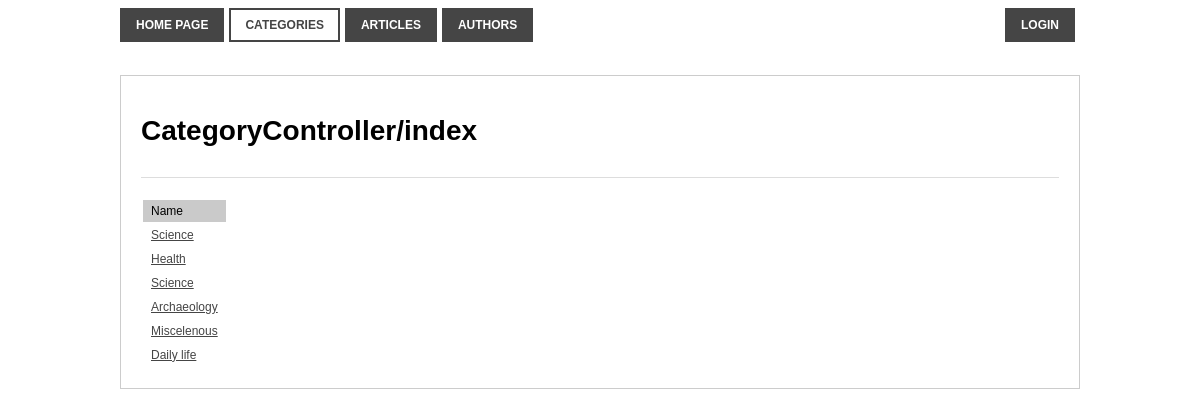
The page /category/index on the database its author committed.
### tables this page shows
CREATE TABLE `categories` (
  `category_id` int(11) UNSIGNED NOT NULL,
  `category_name` text NOT NULL
);

### application/core/View.php (called while the page is built, shortened)
<?php
class View
{
    public function render($filename, $data = null)
    {
        require Config::get('PATH_VIEW') . '_templates/header.php';
        require Config::get('PATH_VIEW') . $filename . '.php';
        require Config::get('PATH_VIEW') . '_templates/footer.php';
    }
}

### application/controller/CategoryController.php (called while the page is built, shortened)
<?php
class CategoryController extends Controller
{
    public function index()
    {
        $this->View->render('category/index', array(
            'categories' => CategoryModel::getAllCategories()
        ));
    }
}

### public/index.php (called while the page is built, shortened)
<?php
new Application();

### application/core/Config.php (called while the page is built, shortened)
<?php
class Config
{
    public static $config;
    public static function get($key)
    {
        if (!self::$config) {
            $config_file = '../application/config/config.php';
            self::$config = require $config_file;
        }
        return self::$config[$key];
    }
}

### application/model/CategoryModel.php (called while the page is built, shortened)
<?php
class CategoryModel
{
    public static function getAllCategories()
    {
        $database = Db::getFactory()->getConnection();
        $sql = "SELECT category_id, category_name  FROM categories";
        $query = $database->prepare($sql);
        $query->execute();
        return $query->fetchAll();
    }
}

### application/view/category/index.php (the view, shortened to what this page needs)
<div class="container">
    <h1>CategoryController/index</h1>
    <div class="box">
        <?php if ($this->categories) { ?>
            <table class="article-table">
                <thead>
                <tr>
                    <td>Name</td>
                </tr>
                </thead>
                <tbody>
                <?php foreach ($this->categories as $key => $value) { ?>
                    <tr>
                        <td>
                            <a href="<?= Config::get('URL') . 'category/view/' . $value->category_id; ?>"><?= $value->category_name;
                                ?></a>
                        </td>
                    </tr>
                <?php } ?>
                </tbody>
            </table>
        <?php } else { ?>
            <div>No categories.</div>
        <?php } ?>
    </div>
</div>

### public/css/style.css (style rules this page uses)
body { font-family: Arial, sans-serif; font-weight: 400; font-size: 14px; }
.container { max-width: 960px; border: 1px solid #ccc; padding: 20px; margin: 30px 0 30px 0; }
.container a { color: #454545; }
.container table { font-size: 12px; margin-top: 10px; }
.container table thead td { background-color: #cacaca; padding: 4px 8px; }
.container table tbody td { padding: 4px 8px; }
.container .box { border-top: 1px solid #ddd; margin-top: 30px; padding-top: 10px; }

### rows shown on the page
categories: category_name "Science"
categories: category_name "Health"
categories: category_name "Science"
categories: category_name "Archaeology"
categories: category_name "Miscelenous"
categories: category_name "Daily life"
